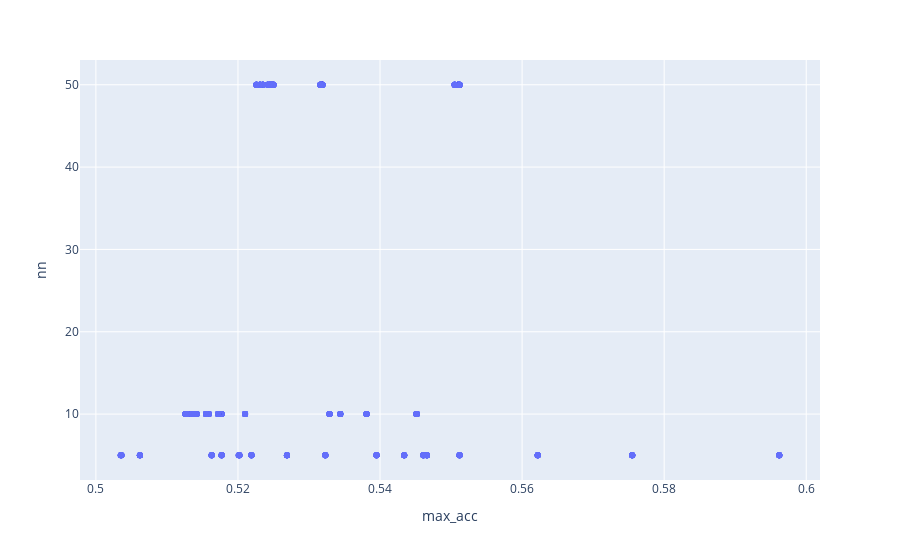

The cell this chart's notebook holds for it:
### Code cell
px.scatter(data_frame=all_res,y='nn',x='max_acc') #nn=5.0

### Figure 1 — Plotly figure (JSON) as saved in the notebook; plotly's stock layout.template omitted (floating-point values rounded to 4 significant figures; data arrays with more than 128 entries replaced by an {"elided": "..."} marker saying what was removed)
{"data": [{"hovertemplate": "max_acc=%{x}<br>nn=%{y}<extra></extra>", "legendgroup": "", "marker": {"color": "#636efa", "symbol": "circle"}, "mode": "markers", "name": "", "orientation": "v", "showlegend": false, "type": "scatter", "x": {"elided": "768 float values"}, "xaxis": "x", "y": {"elided": "768 int values"}, "yaxis": "y"}], "layout": {"legend": {"tracegroupgap": 0}, "margin": {"t": 60}, "xaxis": {"anchor": "y", "domain": [0, 1], "title": {"text": "max_acc"}}, "yaxis": {"anchor": "x", "domain": [0, 1], "title": {"text": "nn"}}}}
